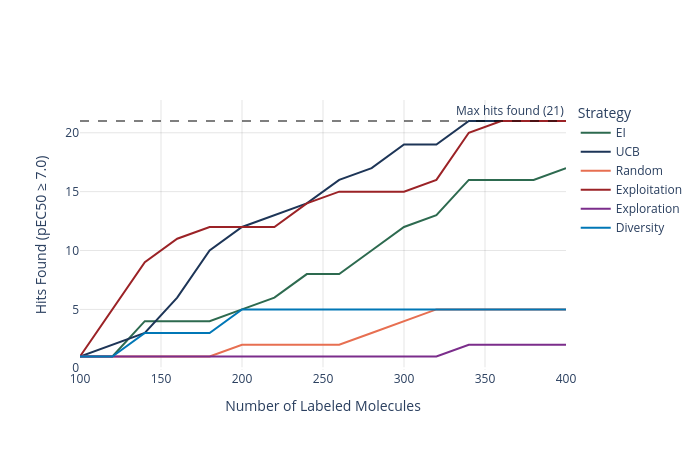

Here is the notebook cell this chart was saved with:
### Code cell
fig = alp.plot_hit_discovery_curve(
    pool_history_long,
    learning_curve_long,
    hit_threshold=7.0,
    strategy_order=STRATEGIES,
    color_map=STRATEGY_COLORS,
)
fig.show()

### Figure 1 — Plotly figure (JSON) as saved in the notebook; plotly's stock layout.template omitted (floating-point values rounded to 4 significant figures)
{"data": [{"line": {"color": "#2d6a4f", "width": 2}, "mode": "lines", "name": "EI", "type": "scatter", "x": [100, 120, 140, 160, 180, 200, 220, 240, 260, 280, 300, 320, 340, 360, 380, 400], "y": [1, 1, 4, 4, 4, 5, 6, 8, 8, 10, 12, 13, 16, 16, 16, 17]}, {"line": {"color": "#1d3557", "width": 2}, "mode": "lines", "name": "UCB", "type": "scatter", "x": [100, 120, 140, 160, 180, 200, 220, 240, 260, 280, 300, 320, 340, 360, 380, 400], "y": [1, 2, 3, 6, 10, 12, 13, 14, 16, 17, 19, 19, 21, 21, 21, 21]}, {"line": {"color": "#e76f51", "width": 2}, "mode": "lines", "name": "Random", "type": "scatter", "x": [100, 120, 140, 160, 180, 200, 220, 240, 260, 280, 300, 320, 340, 360, 380, 400], "y": [1, 1, 1, 1, 1, 2, 2, 2, 2, 3, 4, 5, 5, 5, 5, 5]}, {"line": {"color": "#9b2226", "width": 2}, "mode": "lines", "name": "Exploitation", "type": "scatter", "x": [100, 120, 140, 160, 180, 200, 220, 240, 260, 280, 300, 320, 340, 360, 380, 400], "y": [1, 5, 9, 11, 12, 12, 12, 14, 15, 15, 15, 16, 20, 21, 21, 21]}, {"line": {"color": "#7b2d8b", "width": 2}, "mode": "lines", "name": "Exploration", "type": "scatter", "x": [100, 120, 140, 160, 180, 200, 220, 240, 260, 280, 300, 320, 340, 360, 380, 400], "y": [1, 1, 1, 1, 1, 1, 1, 1, 1, 1, 1, 1, 2, 2, 2, 2]}, {"line": {"color": "#0077b6", "width": 2}, "mode": "lines", "name": "Diversity", "type": "scatter", "x": [100, 120, 140, 160, 180, 200, 220, 240, 260, 280, 300, 320, 340, 360, 380, 400], "y": [1, 1, 3, 3, 3, 5, 5, 5, 5, 5, 5, 5, 5, 5, 5, 5]}], "layout": {"annotations": [{"showarrow": false, "text": "Max hits found (21)", "x": 1, "xanchor": "right", "xref": "x domain", "y": 21, "yanchor": "bottom", "yref": "y"}], "height": 450, "legend": {"title": {"text": "Strategy"}}, "plot_bgcolor": "white", "shapes": [{"line": {"color": "black", "dash": "dash", "width": 1.2}, "type": "line", "x0": 0, "x1": 1, "xref": "x domain", "y0": 21, "y1": 21, "yref": "y"}], "width": 700, "xaxis": {"gridcolor": "rgba(0,0,0,0.1)", "gridwidth": 1, "showgrid": true, "title": {"text": "Number of Labeled Molecules"}}, "yaxis": {"gridcolor": "rgba(0,0,0,0.1)", "gridwidth": 1, "showgrid": true, "title": {"text": "Hits Found (pEC50 ≥ 7.0)"}}}}
